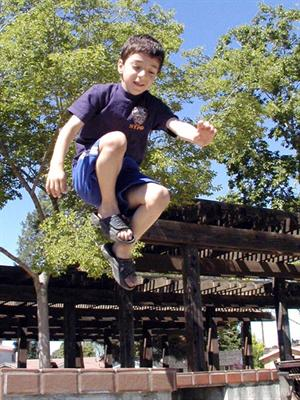
%> input picture testdata/951.jpg, 300 x 400 px
$ octave --eval "result = drfiGetImageData(imread('../testdata/951.jpg'));"   (GNU Octave 9; MATLAB toolbox functions it lacks are replaced by stand-ins)
%> lines starting %> are read from the running program, lines starting %| are printed output that depends on the picture
### complement-fun/rgb2lab.m
function [L,a,b] = rgb2lab(R,G,B)
% function [L, a, b] = RGB2Lab(R, G, B)
% RGB2Lab takes matrices corresponding to Red, Green, and Blue, and
% transforms them into CIELab.  This transform is based on ITU-R
% Recommendation  BT.709 using the D65 white point reference.
% The error in transforming RGB -> Lab -> RGB is approximately
% 10^-5.  RGB values can be either between 0 and 1 or between 0 and 255.
% By Mark Ruzon from C code by Yossi Rubner, 23 September 1997.
% Updated for MATLAB 5 28 January 1998.

if (nargin == 1)
  B = double(R(:,:,3));
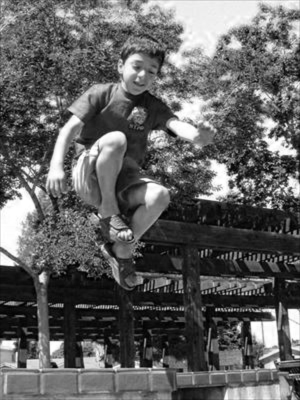
%> B: size 400x300 double; min 0, max 1, mean 0.382
  G = double(R(:,:,2));
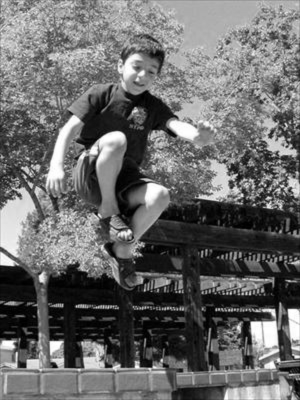
%> G: size 400x300 double; min 0, max 1, mean 0.414
  R = double(R(:,:,1));
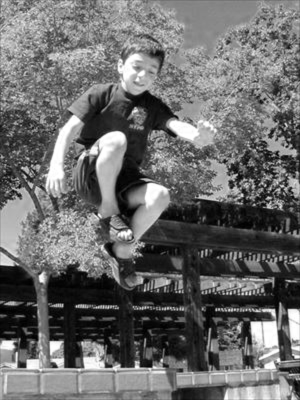
%> R: size 400x300 double; min 0, max 1, mean 0.418
end

if ((max(max(R)) > 1.0) | (max(max(G)) > 1.0) | (max(max(B)) > 1.0))
  R = R/255;
  G = G/255;
  B = B/255;
end

[M, N] = size(R);
%> M = 400; N = 300
s = M*N;
%> s = 120000

% Set a threshold
T = 0.008856;

RGB = [reshape(R,1,s); reshape(G,1,s); reshape(B,1,s)];

% RGB to XYZ
MAT = [0.412453 0.357580 0.180423;
       0.212671 0.715160 0.072169;
       0.019334 0.119193 0.950227];
XYZ = MAT * RGB;

X = XYZ(1,:) / 0.950456;
Y = XYZ(2,:);
Z = XYZ(3,:) / 1.088754;

XT = X > T;
%> XT = 120000 logical values, 119987 true
YT = Y > T;
%> YT = 120000 logical values, 119841 true
ZT = Z > T;
%> ZT = 120000 logical values, 119976 true

fX = XT .* X.^(1/3) + (~XT) .* (7.787 .* X + 16/116);

% Compute L
Y3 = Y.^(1/3);
fY = YT .* Y3 + (~YT) .* (7.787 .* Y + 16/116);
L  = YT .* (116 * Y3 - 16.0) + (~YT) .* (903.3 * Y);

fZ = ZT .* Z.^(1/3) + (~ZT) .* (7.787 .* Z + 16/116);

% Compute a and b
a = 500 * (fX - fY);
b = 200 * (fY - fZ);

L = reshape(L, M, N);
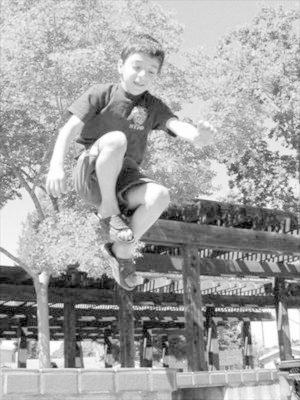
%> L: size 400x300 double; min 3.04, max 99.99, mean 65.2; drawn with min black and max white
a = reshape(a, M, N);
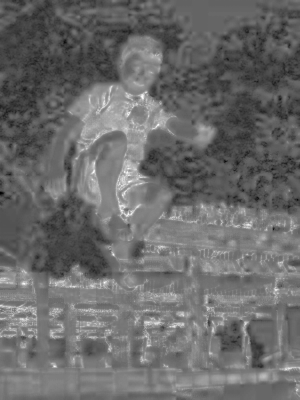
%> a: size 400x300 double; min -23.4, max 33.81, mean 0.6; drawn with min black and max white
b = reshape(b, M, N);
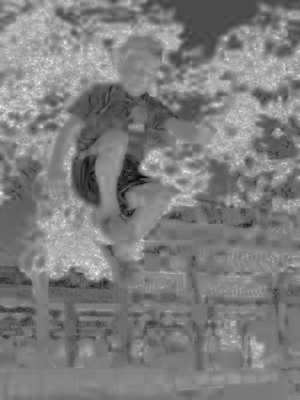
%> b: size 400x300 double; min -50.22, max 56.71, mean 2.9; drawn with min black and max white

if ((nargout == 1) | (nargout == 0))
  L = cat(3,L,a,b);
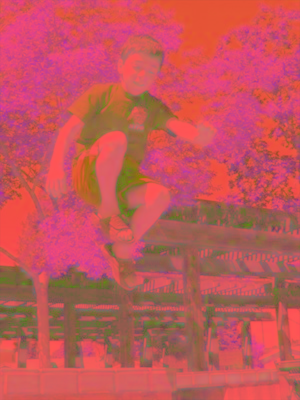
%> L: size 400x300x3 double; mean R, G, B 65.2, 0.6, 2.9; drawn with min black and max white
end

### complement-fun/drfiGetImageData.m
function imdata = drfiGetImageData( image )
%%%%%%%%%%%%%%%%%%%%%%%%%%%%%%%%%%%%%%%%%%%%%%%%%%%%%%%%%%%%%%%%%%%%%%%%%%
    g = fspecial('gaussian', 5);
    image = imfilter(image, g, 'same');

    image_rgb = im2double( image );

    image_lab = rgb2lab( image_rgb );
    image_lab(:,:,1) = image_lab(:,:,1) / 100;
%> image_lab: size 400x300x3 double; mean of channels 1, 2, 3 0.7, 0.6, 2.9
    image_lab(:,:,2) = image_lab(:,:,2) / 220 + 0.5;
%> image_lab: size 400x300x3 double; mean of channels 1, 2, 3 0.7, 0.5, 2.9
    image_lab(:,:,3) = image_lab(:,:,3) / 220 / 0.5;
%> image_lab: size 400x300x3 double; mean of channels 1, 2, 3 0.652, 0.503, 0.026

    image_hsv = rgb2hsv( image_rgb );
%> image_hsv: size 400x300x3 double; mean H, S, V 0.39, 0.302, 0.465
    imdata.image_rgb = image_rgb;
    imdata.image_lab = image_lab;
    imdata.image_hsv = image_hsv;

    [imh, imw, imc] = size( image_rgb );
%> imh = 400; imw = 300; imc = 3
    imdata.imh = imh;
%> imdata.imh = 400
    imdata.imw = imw;
%> imdata.imw = 300

    RGB_bins = [8, 8, 8];
    nRGBHist = prod( RGB_bins );

    Lab_bins = [8, 8, 8];
    nLabHist = prod(Lab_bins);

    HSV_bins = [8, 8, 8];
    nHSVHist = prod( HSV_bins );

    ntexthist = 15;
    nloc = 8; % mean x-y, 10th, 90th percentile x-y, w/h, area
%> (the run ends here)
